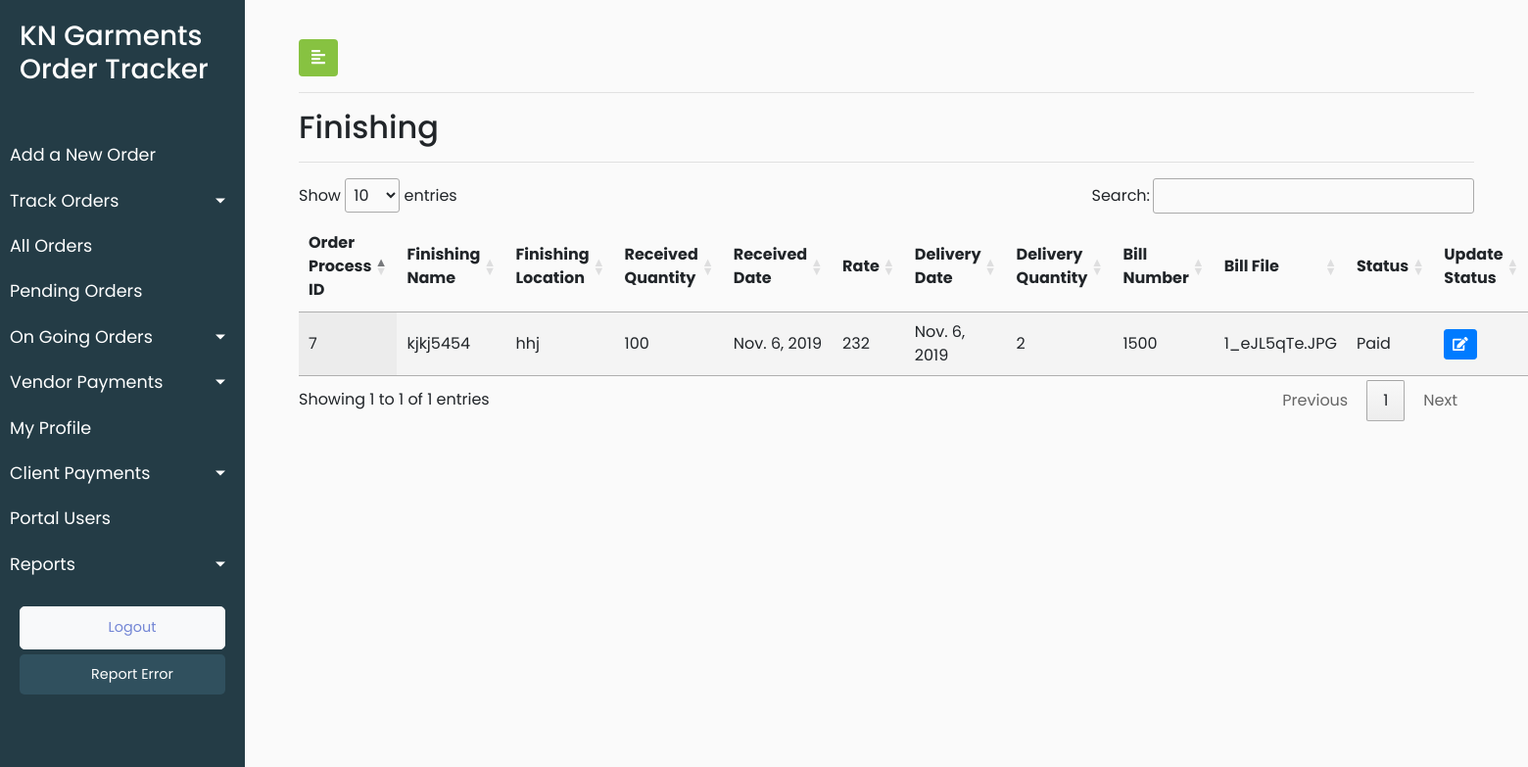
The app's page /track_order_finishing_order/ (signed in), older data.
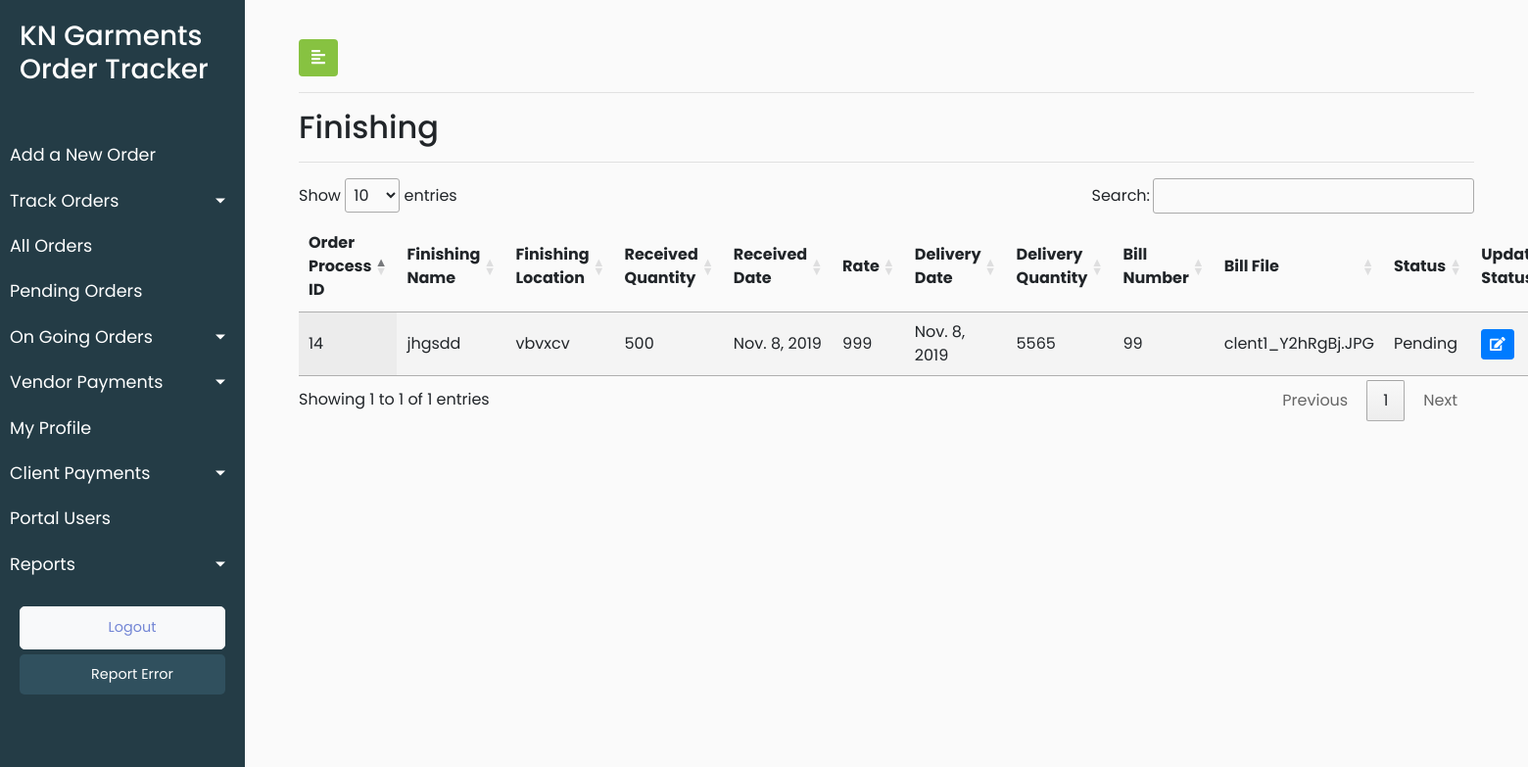
The same page, newer data.
### KNGarment_Order_TrackPro_App/models.py (models this page shows, shortened)
class Process(models.Model):
    Paid = 1
    Pending = 2
    PAYMENT_STATUS=((Paid,'Paid'), (Pending,'Pending'))
    process_vendor_name = models.CharField(max_length=920,blank=True)
    process_vendor_location = models.CharField(max_length=920,blank=True)
    process_received_quantity = models.IntegerField(blank=True,null=True)
    process_received_date = models.DateField(default=timezone.now)
    process_delivery_date = models.DateField(default=timezone.now)
    process_bill_number = models.IntegerField(blank=True,default=0)
    process_bill_file = models.FileField(blank=True)
    process_payment_status = models.PositiveSmallIntegerField(choices=PAYMENT_STATUS,default=Pending,blank=True)
    process_date_of_entry = models.DateTimeField(default=timezone.now)
    process_vendor_id = models.ForeignKey(Vendor, on_delete = models.CASCADE,blank=True)
    process_order_id = models.ForeignKey(Orders, on_delete=models.CASCADE,blank=True)
    process_customuser_id = models.ForeignKey(CustomUser,on_delete=models.CASCADE,default=1)
    objects = InheritanceManager()
    class Meta:
        verbose_name_plural = "Process List"
        verbose_name = "Process"

class Finishing(Process):
    Finishing = 4
    process_type = models.PositiveSmallIntegerField(default=Finishing)
    finishing_rate = models.IntegerField()
    finishing_delivery_quantity = models.IntegerField()
    class Meta:
        verbose_name_plural = "Finishing Orders List"
        verbose_name = "Finishing Order"

class Process(models.Model):
    Paid = 1
    Pending = 2
    PAYMENT_STATUS=((Paid,'Paid'), (Pending,'Pending'))
    process_vendor_name = models.CharField(max_length=920,blank=True)
    process_vendor_location = models.CharField(max_length=920,blank=True)
    process_received_quantity = models.IntegerField(blank=True,null=True)
    process_received_date = models.DateField(default=timezone.now)
    process_delivery_date = models.DateField(default=timezone.now)
    process_bill_number = models.IntegerField(blank=True,default=0)
    process_bill_file = models.FileField(blank=True)
    process_payment_status = models.PositiveSmallIntegerField(choices=PAYMENT_STATUS,default=Pending,blank=True)
    process_date_of_entry = models.DateTimeField(default=timezone.now)
    process_vendor_id = models.ForeignKey(Vendor, on_delete = models.CASCADE,blank=True)
    process_order_id = models.ForeignKey(Orders, on_delete=models.CASCADE,blank=True)
    process_customuser_id = models.ForeignKey(CustomUser,on_delete=models.CASCADE,default=1)
    objects = InheritanceManager()
    class Meta:
        verbose_name_plural = "Process List"
        verbose_name = "Process"

class Orders(models.Model):
    order_order_number = models.CharField(max_length=920)
    order_order_type = models.CharField(max_length=920)
    order_order_brands = models.CharField(max_length=920)
    order_order_style_number = models.CharField(max_length=920)
    order_order_fit = models.CharField(max_length=920)
    order_order_quantity = models.IntegerField()
    order_order_date = models.DateField(default=timezone.now)
    order_delivery_date = models.DateField(default=timezone.now)
    order_order_category = models.CharField(max_length=920)
    order_fit_sample_status = models.CharField(max_length=920)
    order_fit_sample_submitted_date = models.DateField(default=timezone.now)
    order_pps_sample_status = models.CharField(max_length=920)
    order_pps_sample_submitted_date = models.DateField(default=timezone.now)
    order_order_remark = models.CharField(max_length=920,blank=True)
    order_order_date_of_entry = models.DateTimeField(default=timezone.now)
    order_client_id = models.ForeignKey(Client, on_delete = models.CASCADE,default=1)
    def __str__(self):
        return str(self.pk)
    class Meta:
        verbose_name_plural = "Orders List"
        verbose_name = "Order"

### KNGarment_Order_TrackPro_App/views.py (the view)
# urls.py: path('track_order_finishing_order/', views.track_order_finishing_order, name = 'track_order_finishing_order'),
@login_required(login_url='/user_login')
def track_order_finishing_order(request):
    user_role = request.user.user_role
    if user_role == 100:
        finishing_order_objects = Finishing.objects.all()
    else:
        pk = request.user.pk
        finishing_order_objects = Finishing.objects.filter(process_customuser_id=pk).all()
    data = {'finishing_order':finishing_order_objects,'user_role':user_role}
    return render(request,'KNGarment_Order_TrackPro_App/Finishing.html',data)

### KNGarment_Order_TrackPro_App/templates/KNGarment_Order_TrackPro_App/Finishing.html (shortened to what this page needs)
{% extends 'KNGarment_Order_TrackPro_App/base.html' %}
{% load static %}
{% block stylesheets %}
<link rel="stylesheet" href="//cdn.datatables.net/1.10.19/css/jquery.dataTables.min.css">
{% endblock stylesheets %}
{% block content %}
<div id="content">
    <div class="container-fluid">
        <button type="button" id="sidebarCollapse" class="btn" style="background-color: #87c241;color: white">
            <i class="fas fa-align-left"></i>
        </button>
        <hr>
        <h2>Finishing</h2>
        <hr>
        <div>
            <table id="test_table" class="display" style="width:100%">
                <thead>
                    <tr>
                        <th>Order Process ID</th>
                        <th>Finishing Name</th>
                        <th> Finishing Location</th>
                        <th>Received Quantity</th>
                        <th> Received Date</th>
                        <th>Rate</th>
                        <th> Delivery Date</th>
                        <th>Delivery Quantity</th>
                        <th>Bill Number</th>
                        <th>Bill File</th>
                        <th>Status</th>
                        <th>Update Status</th>
                    </tr>
                </thead>
                <tbody>
                    {% for finishing in finishing_order %}
                    <tr>
                        <td><a href="{% url 'KNGarment_Order_TrackPro_App:update_order_detail'%}"> {{finishing.process_order_id}}</a></td>
                        <td>{{finishing.process_vendor_name}}</td>
                        <td>{{finishing.process_vendor_location}}</td>
                        <td>{{finishing.process_received_quantity}}</td>
                        <td>{{finishing.process_received_date}}</td>
                        <td>{{finishing.finishing_rate}}</td>
                        <td>{{finishing.process_delivery_date}}</td>
                        <td>{{finishing.finishing_delivery_quantity}}</td>
                        <td>{{finishing.process_bill_number}}</td>
                        <td>{{finishing.process_bill_file}}</td>
                        <td>
                        {% if finishing.process_payment_status == 1 %}
                        Paid
                        {% else %}
                        Pending
                        {% endif %}
                        </td>
                        <td>
                            <button type="button" class="update-order btn btn-sm btn-primary" data-id="{% url 'KNGarment_Order_TrackPro_App:finishing_order_update' pk=finishing.pk  %}">
                                <span class="fa fa-edit"></span>
                            </button>
                        </td>
                    </tr>
                    {% endfor %}
                </tbody>
            </table>
        </div>
    </div>
</div>
{% endblock content %}

Row changes from the older to the newer data that the page shows:
removed Finishing: process_order_id "7", process_vendor_name "kjkj5454", process_vendor_location "hhj", process_received_quantity "100", process_received_date "Nov. 6, 2019", finishing_rate "232", process_delivery_date "Nov. 6, 2019", finishing_delivery_quantity "2", process_bill_number "1500", process_bill_file "1_eJL5qTe.JPG", shows "Paid"
added Finishing: process_order_id "14", process_vendor_name "jhgsdd", process_vendor_location "vbvxcv", process_received_quantity "500", process_received_date "Nov. 8, 2019", finishing_rate "999", process_delivery_date "Nov. 8, 2019", finishing_delivery_quantity "5565", process_bill_number "99", process_bill_file "clent1_Y2hRgBj.JPG", shows "Pending"
